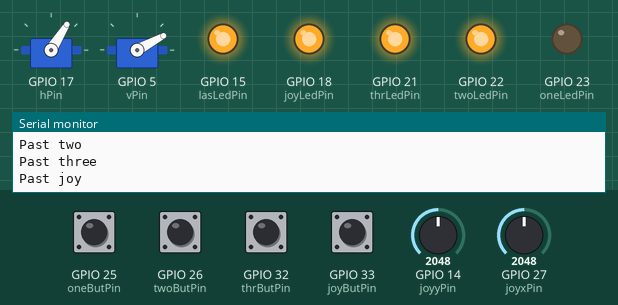
Recording of a sketch running on a simulated ESP32. Shown: 2 × servo, output pins drawn as LEDs (lit = HIGH), the last lines printed to the serial monitor. The test bench sets the inputs (shaded band); at power-on: GPIO 25 (oneButPin), GPIO 26 (twoButPin), GPIO 32 (thrButPin), GPIO 33 (joyButPin) HIGH, GPIO 14 (joyyPin) = 2048, GPIO 27 (joyxPin) = 2048. Random numbers use the default seed unless the sketch sets one.

Above: at 0.91 s.
1.3 s: GPIO 33 (joyButPin) pulled LOW for 0.15 s
At 1.4 s:
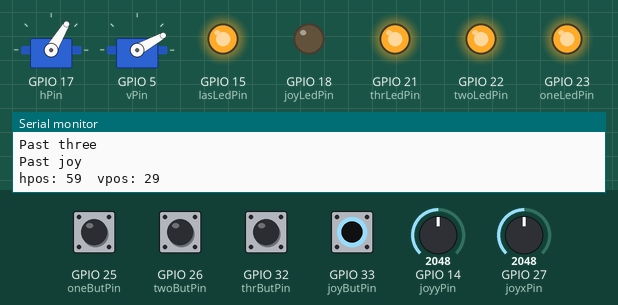
4.3 s: GPIO 26 (twoButPin) pulled LOW for 0.15 s
At 4.89 s:
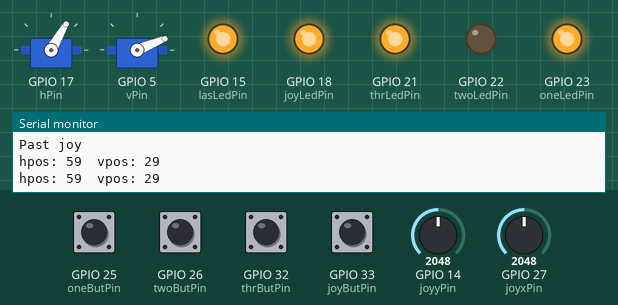
7.3 s: GPIO 25 (oneButPin) pulled LOW for 0.15 s
At 8.36 s:
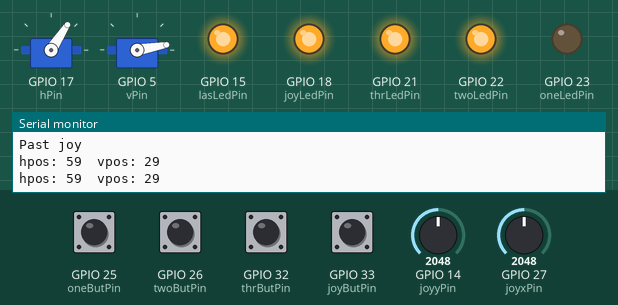
10.3 s: GPIO 32 (thrButPin) pulled LOW for 0.15 s
At 10.44 s:
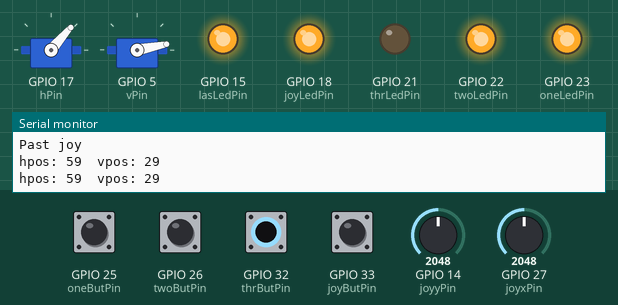
13.3 s: GPIO 33 (joyButPin) pulled LOW for 1 s
At 14.1 s:
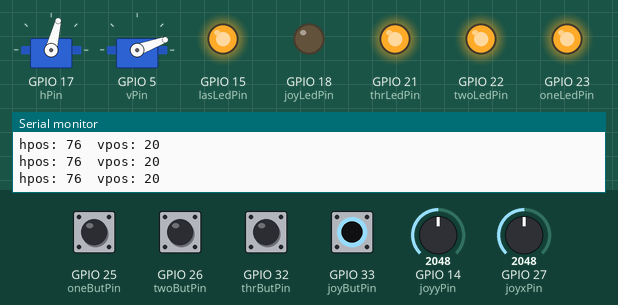
16.3 s: GPIO 26 (twoButPin) pulled LOW for 1 s
At 17.77 s:
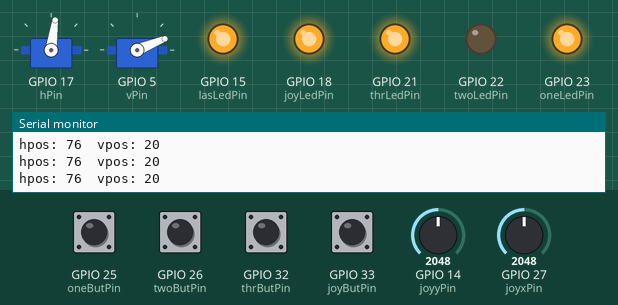
Timing chart, 0 to 20.3 s (numbered marks = the images above; inputs shaded):
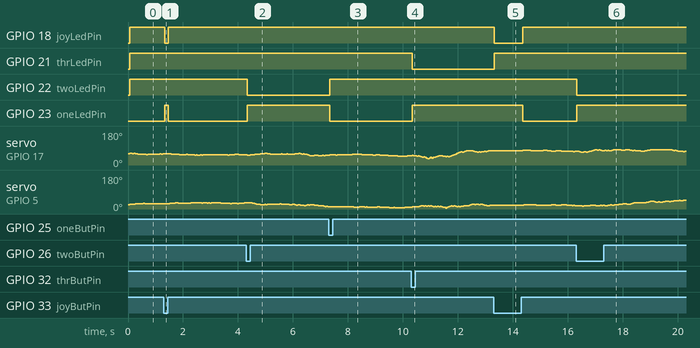

Measured:
- after the input at 1.3 s, GPIO 18 (joyLedPin): HIGH → LOW at once, → HIGH 0.14 s later; GPIO 23 (oneLedPin): LOW → HIGH at once, → LOW 0.14 s later
- after the input at 4.3 s, GPIO 22 (twoLedPin): HIGH → LOW after 0.05 s; GPIO 23 (oneLedPin): LOW → HIGH after 0.05 s
- after the input at 7.3 s, GPIO 22 (twoLedPin): LOW → HIGH at once; GPIO 23 (oneLedPin): HIGH → LOW at once
- after the input at 10.3 s, GPIO 21 (thrLedPin): HIGH → LOW at once; GPIO 23 (oneLedPin): LOW → HIGH at once
- after the input at 13.3 s, GPIO 18 (joyLedPin): HIGH → LOW at once, → HIGH 1.0 s later; GPIO 21 (thrLedPin): LOW → HIGH at once; GPIO 23 (oneLedPin): HIGH → LOW after 1.1 s
- after the input at 16.3 s, GPIO 22 (twoLedPin): HIGH → LOW at once; GPIO 23 (oneLedPin): LOW → HIGH at once

The sketch:

fin_fin.ino
```cpp
#include <ESP32Servo.h>

//Defines an approximate range within which changes to the joystick's value should be ignored.
#define NOISE 25;

//State machine variable states;
#define ONE 0
#define TWO 1
#define THR 2
#define JOY 3

//Adds the servo responsible for horizontal motion
Servo hServ;
int hpos = 60;
int hleft = 82;
int hright = 36;

int hPin = 17;

//Adds the servo responsible for vertical motion
Servo vServ;
int vpos = 23;
int vhigh = 0;
int vlow = 48;

int vPin = 5;

//Setting joystick X
int joyxPin = 27;
float xLow = 0;
float xHigh = 0;

//Setting Joystick Y
int joyyPin = 14;
float yLow = 0;
float yHigh = 0;

//Setting joystick-related button and LED
int joyButPin = 33;
int joyLedPin = 18;
int ljstate = HIGH;

//Setting other buttons up
int oneButPin = 25;
int oneLedPin = 23;
int lostate = HIGH;

int twoButPin = 26;
int twoLedPin = 22;
int lwstate = HIGH;

int thrButPin = 32;
int thrLedPin = 21;
int lhstate = HIGH;


int lasLedPin = 15;

//Create variables for state machine
int state = ONE;

void setup() {
  // put your setup code here, to run once:
  //Serial.begin(9600);
  //Set all of the pinmodes, connect the motors and define the noise ranges for the joystick
  pinMode(hPin,OUTPUT);
  pinMode(vPin,OUTPUT);

  hServ.setPeriodHertz(50);
  hServ.attach(hPin);

  vServ.setPeriodHertz(50);
  vServ.attach(vPin);

  hServ.write(hpos);
  vServ.write(vpos);

  pinMode(joyxPin,INPUT);
  pinMode(joyyPin,INPUT);

  delay(10);
  float curX = analogRead(joyxPin);
  float curY = analogRead(joyyPin);

  xLow = curX - NOISE;
  xHigh = curX + NOISE;

  yLow = curY - NOISE;
  yHigh = curY + NOISE;

  pinMode(joyButPin, INPUT_PULLUP);
  pinMode(joyLedPin, OUTPUT);

  digitalWrite(joyLedPin, LOW);

  pinMode(oneButPin, INPUT_PULLUP);
  pinMode(oneLedPin, OUTPUT);

  digitalWrite(oneLedPin,LOW);

  pinMode(twoButPin, INPUT_PULLUP);
  pinMode(twoLedPin, OUTPUT);

  digitalWrite(twoLedPin, LOW);

  pinMode(thrButPin, INPUT_PULLUP);
  pinMode(thrLedPin, OUTPUT);

  digitalWrite(thrLedPin, LOW);

  pinMode(lasLedPin, OUTPUT);

  digitalWrite(lasLedPin,HIGH);


  //Initialize button-shaped switches so they act like damn buttons.

  if(digitalRead(oneButPin) == LOW){
    Serial.print("one isn't right\n");
    delay(20);
    if(digitalRead(oneButPin) == LOW){
      while(digitalRead(oneButPin) == LOW){
        digitalWrite(oneLedPin, HIGH);
        delay(10);
      }
      digitalWrite(oneLedPin,LOW);
    }
  }
  Serial.print("Past one\n");

  if(digitalRead(twoButPin) == LOW){
    delay(20);
    if(digitalRead(twoButPin) == LOW){
      Serial.print("Two isn't right\n");
      while(digitalRead(twoButPin) == LOW){
        digitalWrite(twoLedPin, HIGH);
        delay(10);
      }
      digitalWrite(twoLedPin,LOW);
    }
  }
  Serial.print("Past two\n");

  if(digitalRead(thrButPin) == LOW){
    delay(20);
    if(digitalRead(thrButPin) == LOW){
      Serial.print("Three isn't right\n");
      while(digitalRead(thrButPin) == LOW){
        digitalWrite(thrLedPin, HIGH);
        delay(10);
      }
      digitalWrite(thrLedPin,LOW);
    }
  }
  Serial.print("Past three\n");

  if(digitalRead(joyButPin) == LOW){
    delay(20);
    if(digitalRead(joyButPin) == LOW){
      Serial.print("Joy isn't right\n");
      while(digitalRead(joyButPin) == LOW){
        digitalWrite(joyLedPin, HIGH);
        delay(10);
      }
      digitalWrite(joyLedPin,LOW);
    }
  }
  Serial.print("Past joy\n");


}

void loop() {
  // put your main code here, to run repeatedly:

  //Serial.print("x: " + String(analogRead(joyxPin)) + " y: " + String(analogRead(joyyPin)) + "\n");

  switch(state){
    case ONE:
      {
      int x = (int)random(-1,2);
      int y = (int)random(-1,2);

      if((x == 1 && hpos < hleft) || (x == -1 && hpos > hright)){
        hpos += x;
      }

      if((y == 1 && vpos < vlow) || (y == -1 && vpos > vhigh)){
        vpos += y;
      }

      hServ.write(hpos);
      vServ.write(vpos);
      delay(50);
      }
      break;

    case TWO:
      {
      int x = (int)random(-1,2);
      int y = (int)random(-1,2);

      if((x == 1 && hpos < hleft) || (x == -1 && hpos > hright)){
        hpos += (2 * x);
      }

      if((y == 1 && vpos < vlow) || (y == -1 && vpos > vhigh)){
        vpos += (2 * y);
      }

      hServ.write(hpos);
      vServ.write(vpos);
      delay(50);
      }
      break;

    case THR:
      {
      int x = (int)random(-1,2);
      int y = (int)random(-1,2);

      if((x == 1 && hpos < hleft) || (x == -1 && hpos > hright)){
        hpos += (3 * x);
      }

      if((y == 1 && vpos < vlow) || (y == -1 && vpos > vhigh)){
        vpos += (3 * y);
      }

      hServ.write(hpos);
      vServ.write(vpos);
      delay(50);
      }

      break;

    case JOY:
      {
      float x = analogRead(joyxPin);
      float y = analogRead(joyyPin);

      int xAdd = 0;
      int yAdd = 0;

      if(x > xHigh){
        xAdd = 1;
      }
      if(x < xLow){
        xAdd = -1;
      }

      if(y > yHigh){
        yAdd = -1;
      }
      if(y < yLow){
        yAdd = 1;
      }


      if(xAdd == 1 && hpos < hleft){
        hpos += xAdd;
      }
      if(xAdd == -1 && hpos > hright){
        hpos += xAdd;
      }

      if(yAdd == 1 && vpos < vlow){
        vpos += yAdd;
      }
      if(yAdd == -1 && vpos > vhigh){
        vpos += yAdd;
      }

      hServ.write(hpos);
      delay(20);
      vServ.write(vpos);
      delay(20);

      Serial.print("hpos: " + String(hpos));

      Serial.print("  vpos: " + String(vpos) + "\n");
      }
      break;
  }

  if(digitalRead(oneButPin) != lostate){
    delay(20);
    if(digitalRead(oneButPin) != lostate){
      lostate = digitalRead(oneButPin);
      state = ONE;
    }
  }
  if(digitalRead(twoButPin) != lwstate){
    delay(20);
    if(digitalRead(twoButPin) != lwstate){
      lwstate = digitalRead(twoButPin);
      state = TWO;
    }
  }
  if(digitalRead(thrButPin) != lhstate){
    delay(20);
    if(digitalRead(thrButPin) != lhstate){
      lhstate = digitalRead(thrButPin);
      state = THR;
    }
  }
  if(digitalRead(joyButPin) != ljstate){
    delay(20);
    if(digitalRead(joyButPin) != ljstate){
      lostate = digitalRead(joyButPin);
      state = JOY;
    }

  }

  int pins[] = {oneLedPin,twoLedPin,thrLedPin,joyLedPin};
  for(int i = 0; i < 4; i ++){
      if(state != i){
          digitalWrite(pins[i],HIGH);
      }
      else{
          digitalWrite(pins[i],LOW);
      }
    }
  }
```
